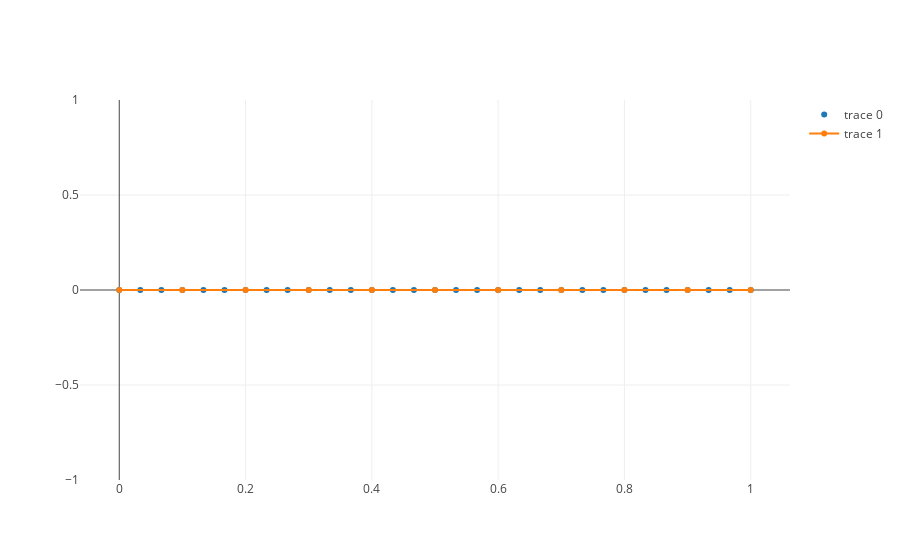

The notebook cell this image was saved under:
### Markdown cell above
The domain $\Omega = [0, 1]$, which we discretize with $n$ segments (or elements) $s_i$

### Code cell
#domain
omega = np.array([0, 1])

#number of bases and elements
order = 3
n_elements = 10
n_bases = n_elements + 1 + n_elements*(order-1)

#segments
s = np.linspace(omega[0], omega[1], num=n_elements+1)
# s = np.cumsum(np.random.rand(n_elements+1))
# s = (s-s[0])/(s[-1]-s[0])


nodes = s

for e in range(n_elements):
    tmp = np.linspace(s[e], s[e+1], num=order+1)
    tmp = tmp[1:-1]
    nodes = np.append(nodes, tmp)

#plot
fig = go.Figure(data=[
    go.Scatter(x=nodes, y=np.zeros(nodes.shape), mode='markers'),
    go.Scatter(x=s, y=np.zeros(s.shape), mode='lines+markers')
])
plotly.iplot(fig)

### Figure 1 — Plotly figure (JSON) as saved in the notebook; plotly's stock layout.template omitted (floating-point values rounded to 4 significant figures)
{"data": [{"mode": "markers", "type": "scatter", "uid": "669548e9-3f2f-449a-8749-ab0925e9fa10", "x": [0, 0.1, 0.2, 0.3, 0.4, 0.5, 0.6, 0.7, 0.8, 0.9, 1, 0.03333, 0.06667, 0.1333, 0.1667, 0.2333, 0.2667, 0.3333, 0.3667, 0.4333, 0.4667, 0.5333, 0.5667, 0.6333, 0.6667, 0.7333, 0.7667, 0.8333, 0.8667, 0.9333, 0.9667], "y": [0, 0, 0, 0, 0, 0, 0, 0, 0, 0, 0, 0, 0, 0, 0, 0, 0, 0, 0, 0, 0, 0, 0, 0, 0, 0, 0, 0, 0, 0, 0]}, {"mode": "lines+markers", "type": "scatter", "uid": "d826258f-3ad5-4f6c-94c5-778664d6e2e6", "x": [0, 0.1, 0.2, 0.3, 0.4, 0.5, 0.6, 0.7, 0.8, 0.9, 1], "y": [0, 0, 0, 0, 0, 0, 0, 0, 0, 0, 0]}], "layout": {}}
